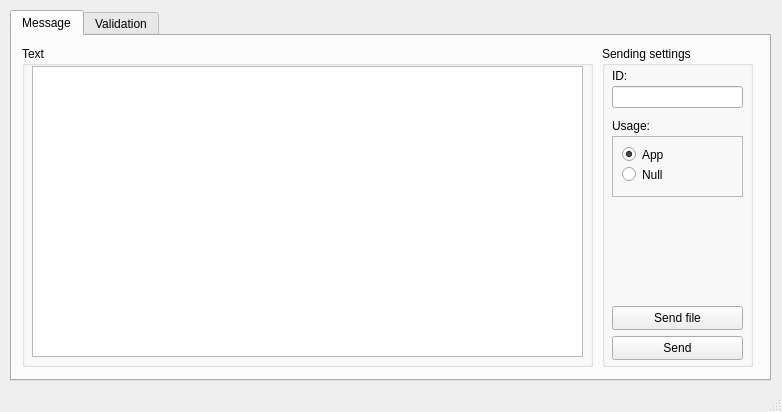
<?xml version="1.0" encoding="UTF-8"?>
<ui version="4.0">
 <class>MainWindow</class>
 <widget class="QMainWindow" name="MainWindow">
  <property name="geometry">
   <rect>
    <x>0</x>
    <y>0</y>
    <width>782</width>
    <height>412</height>
   </rect>
  </property>
  <property name="windowTitle">
   <string>User</string>
  </property>
  <widget class="QWidget" name="centralwidget">
   <widget class="QTabWidget" name="tabWidget">
    <property name="geometry">
     <rect>
      <x>10</x>
      <y>10</y>
      <width>761</width>
      <height>371</height>
     </rect>
    </property>
    <property name="currentIndex">
     <number>0</number>
    </property>
    <widget class="QWidget" name="tab">
     <attribute name="title">
      <string>Message</string>
     </attribute>
     <widget class="QGroupBox" name="gb_text">
      <property name="geometry">
       <rect>
        <x>10</x>
        <y>10</y>
        <width>571</width>
        <height>321</height>
       </rect>
      </property>
      <property name="title">
       <string>Text</string>
      </property>
      <widget class="QTextEdit" name="text">
       <property name="geometry">
        <rect>
         <x>10</x>
         <y>20</y>
         <width>551</width>
         <height>291</height>
        </rect>
       </property>
       <property name="html">
        <string>&lt;!DOCTYPE HTML PUBLIC &quot;-//W3C//DTD HTML 4.0//EN&quot; &quot;http://www.w3.org/TR/REC-html40/strict.dtd&quot;&gt;
&lt;html&gt;&lt;head&gt;&lt;meta name=&quot;qrichtext&quot; content=&quot;1&quot; /&gt;&lt;meta charset=&quot;utf-8&quot; /&gt;&lt;style type=&quot;text/css&quot;&gt;
p, li { white-space: pre-wrap; }
hr { height: 1px; border-width: 0; }
&lt;/style&gt;&lt;/head&gt;&lt;body style=&quot; font-family:'Segoe UI'; font-size:9pt; font-weight:400; font-style:normal;&quot;&gt;
&lt;p style=&quot;-qt-paragraph-type:empty; margin-top:0px; margin-bottom:0px; margin-left:0px; margin-right:0px; -qt-block-indent:0; text-indent:0px;&quot;&gt;&lt;br /&gt;&lt;/p&gt;&lt;/body&gt;&lt;/html&gt;</string>
       </property>
      </widget>
     </widget>
     <widget class="QGroupBox" name="db_sending_settings">
      <property name="geometry">
       <rect>
        <x>590</x>
        <y>10</y>
        <width>151</width>
        <height>321</height>
       </rect>
      </property>
      <property name="title">
       <string>Sending settings</string>
      </property>
      <widget class="QFrame" name="user_display">
       <property name="geometry">
        <rect>
         <x>10</x>
         <y>90</y>
         <width>131</width>
         <height>61</height>
        </rect>
       </property>
       <property name="frameShape">
        <enum>QFrame::StyledPanel</enum>
       </property>
       <property name="frameShadow">
        <enum>QFrame::Raised</enum>
       </property>
       <widget class="QRadioButton" name="ds_app">
        <property name="geometry">
         <rect>
          <x>10</x>
          <y>10</y>
          <width>82</width>
          <height>17</height>
         </rect>
        </property>
        <property name="toolTip">
         <string>Resource usage per unit limitaton</string>
        </property>
        <property name="text">
         <string>App</string>
        </property>
        <property name="checked">
         <bool>true</bool>
        </property>
       </widget>
       <widget class="QRadioButton" name="ds_null">
        <property name="geometry">
         <rect>
          <x>10</x>
          <y>30</y>
          <width>82</width>
          <height>17</height>
         </rect>
        </property>
        <property name="toolTip">
         <string>Absolute resource usage</string>
        </property>
        <property name="text">
         <string>Null</string>
        </property>
        <property name="checked">
         <bool>false</bool>
        </property>
       </widget>
       <widget class="QFrame" name="user_display_2">
        <property name="geometry">
         <rect>
          <x>90</x>
          <y>80</y>
          <width>91</width>
          <height>71</height>
         </rect>
        </property>
        <property name="frameShape">
         <enum>QFrame::StyledPanel</enum>
        </property>
        <property name="frameShadow">
         <enum>QFrame::Raised</enum>
        </property>
        <widget class="QRadioButton" name="ds_abs_3">
         <property name="geometry">
          <rect>
           <x>10</x>
           <y>30</y>
           <width>82</width>
           <height>17</height>
          </rect>
         </property>
         <property name="toolTip">
          <string>Absolute resource usage</string>
         </property>
         <property name="text">
          <string>Database</string>
         </property>
         <property name="checked">
          <bool>false</bool>
         </property>
        </widget>
        <widget class="QRadioButton" name="ds_rel_2">
         <property name="geometry">
          <rect>
           <x>10</x>
           <y>10</y>
           <width>82</width>
           <height>17</height>
          </rect>
         </property>
         <property name="toolTip">
          <string>Resource usage per unit limitaton</string>
         </property>
         <property name="text">
          <string>App</string>
         </property>
         <property name="checked">
          <bool>true</bool>
         </property>
        </widget>
        <widget class="QRadioButton" name="ds_abs_4">
         <property name="geometry">
          <rect>
           <x>10</x>
           <y>50</y>
           <width>82</width>
           <height>17</height>
          </rect>
         </property>
         <property name="toolTip">
          <string>Absolute resource usage</string>
         </property>
         <property name="text">
          <string>Null</string>
         </property>
         <property name="checked">
          <bool>false</bool>
         </property>
        </widget>
       </widget>
      </widget>
      <widget class="QLabel" name="label_ud">
       <property name="geometry">
        <rect>
         <x>10</x>
         <y>70</y>
         <width>91</width>
         <height>20</height>
        </rect>
       </property>
       <property name="text">
        <string>Usage:</string>
       </property>
      </widget>
      <widget class="QLabel" name="label_ud_2">
       <property name="geometry">
        <rect>
         <x>10</x>
         <y>20</y>
         <width>91</width>
         <height>20</height>
        </rect>
       </property>
       <property name="text">
        <string>ID:</string>
       </property>
      </widget>
      <widget class="QPushButton" name="send">
       <property name="geometry">
        <rect>
         <x>10</x>
         <y>290</y>
         <width>131</width>
         <height>24</height>
        </rect>
       </property>
       <property name="text">
        <string>Send</string>
       </property>
      </widget>
      <widget class="QLineEdit" name="id_line">
       <property name="geometry">
        <rect>
         <x>10</x>
         <y>40</y>
         <width>131</width>
         <height>22</height>
        </rect>
       </property>
      </widget>
      <widget class="QPushButton" name="send_file">
       <property name="geometry">
        <rect>
         <x>10</x>
         <y>260</y>
         <width>131</width>
         <height>24</height>
        </rect>
       </property>
       <property name="text">
        <string>Send file</string>
       </property>
      </widget>
     </widget>
    </widget>
    <widget class="QWidget" name="tab_2">
     <attribute name="title">
      <string>Validation</string>
     </attribute>
     <widget class="QGroupBox" name="gb_table">
      <property name="geometry">
       <rect>
        <x>10</x>
        <y>10</y>
        <width>571</width>
        <height>321</height>
       </rect>
      </property>
      <property name="title">
       <string>Validation table</string>
      </property>
      <widget class="QTableView" name="tableView">
       <property name="geometry">
        <rect>
         <x>10</x>
         <y>20</y>
         <width>551</width>
         <height>291</height>
        </rect>
       </property>
       <property name="cornerButtonEnabled">
        <bool>false</bool>
       </property>
      </widget>
     </widget>
     <widget class="QGroupBox" name="groupBox">
      <property name="geometry">
       <rect>
        <x>590</x>
        <y>10</y>
        <width>151</width>
        <height>321</height>
       </rect>
      </property>
      <property name="title">
       <string>Validation settins</string>
      </property>
      <widget class="QPushButton" name="view">
       <property name="geometry">
        <rect>
         <x>10</x>
         <y>290</y>
         <width>131</width>
         <height>24</height>
        </rect>
       </property>
       <property name="text">
        <string>View</string>
       </property>
      </widget>
      <widget class="QCheckBox" name="cb_abs_acc">
       <property name="geometry">
        <rect>
         <x>10</x>
         <y>130</y>
         <width>131</width>
         <height>20</height>
        </rect>
       </property>
       <property name="text">
        <string>Absolute accuracy</string>
       </property>
      </widget>
      <widget class="QCheckBox" name="cb_any_acc">
       <property name="geometry">
        <rect>
         <x>10</x>
         <y>150</y>
         <width>131</width>
         <height>20</height>
        </rect>
       </property>
       <property name="text">
        <string>Any accuracy</string>
       </property>
      </widget>
      <widget class="QCheckBox" name="cb_prc">
       <property name="geometry">
        <rect>
         <x>10</x>
         <y>180</y>
         <width>131</width>
         <height>20</height>
        </rect>
       </property>
       <property name="text">
        <string>Precision</string>
       </property>
      </widget>
      <widget class="QCheckBox" name="cb_rec">
       <property name="geometry">
        <rect>
         <x>10</x>
         <y>200</y>
         <width>131</width>
         <height>20</height>
        </rect>
       </property>
       <property name="text">
        <string>Recall</string>
       </property>
      </widget>
      <widget class="QCheckBox" name="cb_f_score">
       <property name="geometry">
        <rect>
         <x>10</x>
         <y>230</y>
         <width>131</width>
         <height>20</height>
        </rect>
       </property>
       <property name="text">
        <string>F-score</string>
       </property>
      </widget>
      <widget class="QLabel" name="label_type_6">
       <property name="geometry">
        <rect>
         <x>10</x>
         <y>20</y>
         <width>91</width>
         <height>20</height>
        </rect>
       </property>
       <property name="text">
        <string>Table:</string>
       </property>
      </widget>
      <widget class="QComboBox" name="db_val_combobox">
       <property name="geometry">
        <rect>
         <x>10</x>
         <y>40</y>
         <width>131</width>
         <height>22</height>
        </rect>
       </property>
       <item>
        <property name="text">
         <string>prc_articles_val</string>
        </property>
       </item>
      </widget>
      <widget class="QPushButton" name="calculate">
       <property name="geometry">
        <rect>
         <x>10</x>
         <y>260</y>
         <width>131</width>
         <height>24</height>
        </rect>
       </property>
       <property name="text">
        <string>Calculate</string>
       </property>
      </widget>
     </widget>
    </widget>
   </widget>
  </widget>
  <widget class="QMenuBar" name="menubar">
   <property name="geometry">
    <rect>
     <x>0</x>
     <y>0</y>
     <width>782</width>
     <height>22</height>
    </rect>
   </property>
  </widget>
  <widget class="QStatusBar" name="statusbar"/>
 </widget>
 <resources/>
 <connections/>
</ui>
